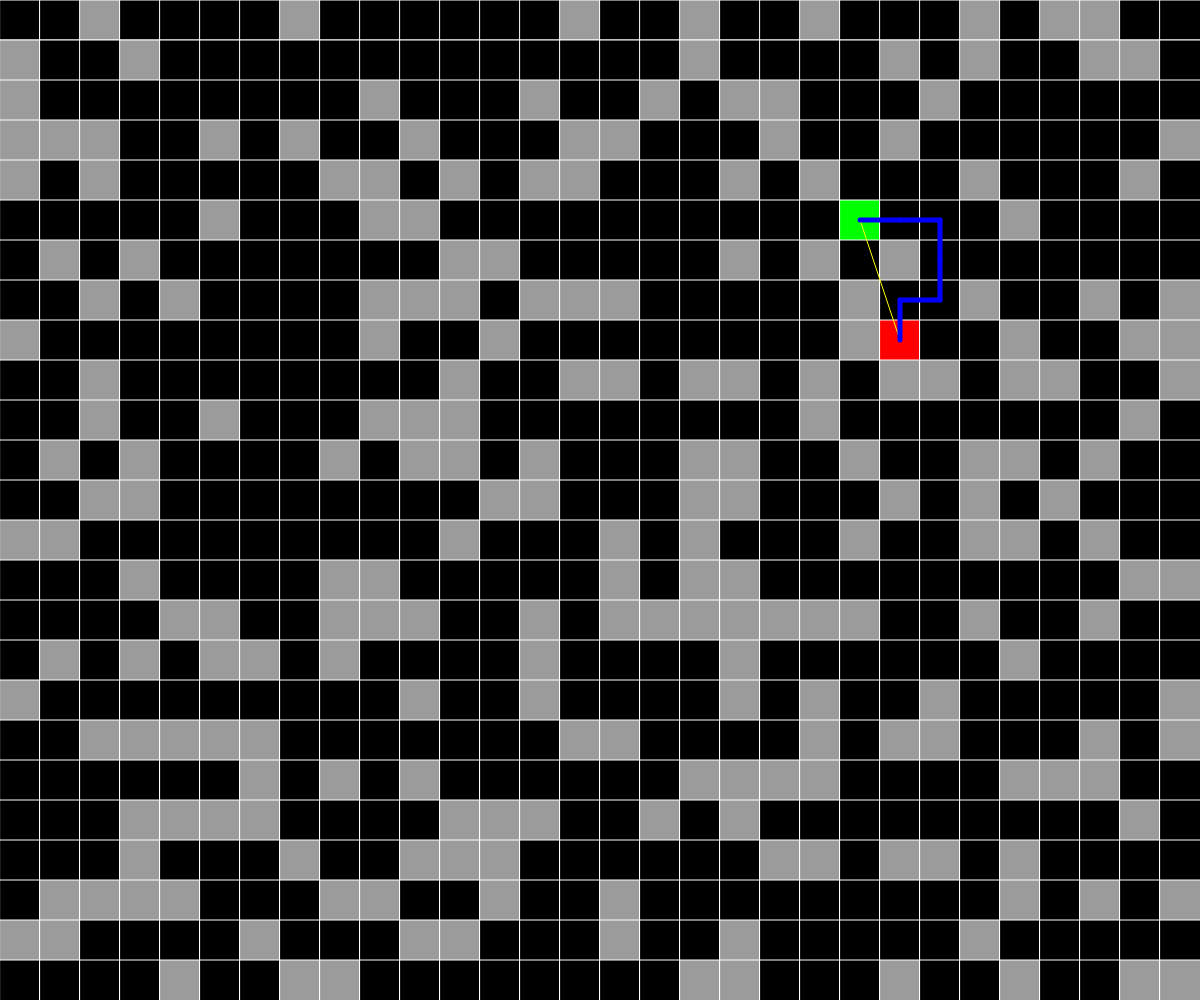
Frame 1 (no input)
Frame 60 (no input): identical to frame 1, image omitted
Frame 120 (the mouse pressed at the canvas centre since frame 60): identical to frame 1, image omitted

The p5.js sketch that drew this single still picture (run headless with seeded random() and noise() and a simulated clock; from frame 60 on, the mouse is pressed at the canvas centre):

// p5.js sketch
// ── sketch.js
var GRID;
var GRID_CELL_WIDTH = 40;
var GRID_CELL_HEIGHT = 40;
var GRID_WIDTH, GRID_HEIGHT;
var targetPosition, agentStartPosition;
var OBSTACLE_PERCENTAGE = 0.3; //chance of a cell being an obstacle...
var obstacles = [];

function setup() {
    createCanvas(window.innerWidth, window.innerHeight);
	initGrid();
    background(0);
	stroke(255);
	noFill();
	renderGrid();
	resultNode = AStar(new SearchNode(agentStartPosition.x, agentStartPosition.y,null), new SearchNode(targetPosition.x, targetPosition.y, null));	
	if(resultNode != false) {
		result = resultNode.getPath();
		console.log(result);
		stroke(0 , 0, 255);
		strokeWeight(5);
		for(var i = 1; i < result.length; i++) {
			var startX = result[i - 1].x * GRID_CELL_WIDTH + Math.round((GRID_CELL_WIDTH/2));
			var startY = result[i - 1].y * GRID_CELL_HEIGHT + Math.round((GRID_CELL_HEIGHT/2));
			var endX = result[i].x * GRID_CELL_WIDTH + Math.round((GRID_CELL_WIDTH/2));
			var endY = result[i].y * GRID_CELL_HEIGHT + Math.round((GRID_CELL_HEIGHT/2));
			line(startX, startY, endX, endY);
		}
	} else {
		textAlign(CENTER);
		textSize(32);
		fill(200, 0, 0);
		text("NO PATH FOUND", width / 2, height / 2);
	}

}

function draw() {
}


function initGrid() {
	GRID_WIDTH = Math.floor(width / GRID_CELL_WIDTH);
	GRID_HEIGHT = Math.floor(height / GRID_CELL_HEIGHT);
	
	//set up the start point
	agentStartPosition = createVector(Math.floor(random(0, GRID_WIDTH)), Math.floor(random(0, GRID_HEIGHT)));
	//set up the target
	targetPosition = createVector(Math.floor(random(0, GRID_WIDTH)), Math.floor(random(0, GRID_HEIGHT)));
	//init x dimension
	GRID = new Array(GRID_WIDTH);
	for(var x=0; x < GRID_WIDTH; x++) {
		GRID[x] = new Array(GRID_HEIGHT);
		for(var y = 0; y < GRID_HEIGHT; y++) {
			if(!(x == agentStartPosition.x && y == agentStartPosition.y) && 
			!(x == targetPosition.x && y == targetPosition.y) && 
			random(0, 1) < OBSTACLE_PERCENTAGE) {
				GRID[x][y] = true;
			}
		}
	}
}

function AStar(startPos, goalPos) {
	var closedSet = [];
	var openSet = [startPos];
	var currentNode;
	while(openSet.length > 0) {
		openSet.sort(function (a, b) {
			return a.getScore() - b.getScore();
		});

		currentNode = openSet.shift();

		//test if this is the goal node ...
		if(currentNode.getX() == goalPos.getX() && currentNode.getY() == goalPos.getY()) {
			return currentNode;
		}

		closedSet.push(currentNode);
		var actions = getActions(currentNode, goalPos).filter( function(node) {
			//TODO: this is massivly inefficient ... maybe fix with hashmap
			for(var i = 0; i < closedSet.length; i++) {
				if(closedSet[i].getX() == node.getX() && closedSet[i].getY() == node.getY()) {
					return false;
				}
			}
			return true;
		}).filter( function (node) {
			for(var i = 0; i < openSet.length; i++) {
				if(openSet[i].getX() == node.getX() && openSet[i].getY() == node.getY()) {
					return false;
				}
			}
			return true;	
		});

		openSet = openSet.concat(actions);
	}

	return false;
}

function renderGrid() {
	for(var x = 0; x < GRID_WIDTH; x++) {
		for(var y = 0; y < GRID_HEIGHT; y++) {
			var xStart = GRID_CELL_WIDTH * x;
			var yStart = GRID_CELL_HEIGHT * y;
			var xEnd = xStart + GRID_CELL_WIDTH;
			var yEnd = yStart + GRID_CELL_HEIGHT;
			noFill();
			fill(0);
			if(GRID[x][y] == true) {
				fill(155);
			}
			if(targetPosition.x == x && targetPosition.y == y) {
				fill(255, 0, 0);
			}

			if(agentStartPosition.x == x && agentStartPosition.y == y) {
				fill(0, 255, 0);
			}

			rect(xStart, yStart, xEnd, yEnd);
		}
	}
	calculateDistanceHeuristic(agentStartPosition, targetPosition, true);
}

function SearchNode(x, y, parent) {

	var that = this;

	this.getX = function() {
		return x;
	}

	this.getY = function() {
		return y;
	}

	this.getScore = function() {
		if(parent == null) {
			return calculateDistanceHeuristic(createVector(x, y), targetPosition);
		} else {
			return calculateDistanceHeuristic(createVector(x, y), targetPosition) + that.getDistanceFromParent();
		}
	}

	this.getDistanceFromParent = function() {
		if(parent == null) {
			return 0;
		} else {
			return calculateDistanceHeuristic(createVector(x,y), createVector(parent.getX(), parent.getY())) + parent.getDistanceFromParent();
		}
	}

	this.getPath = function(stack = []) {
		stack.push(createVector(x,y));
		if(parent == null) {
			return stack;
		} else {
			return parent.getPath(stack);
		}
	}

}

function calculateDistanceHeuristic(agentPosition, targetPosition, draw = false) {
	agentAbsolutePosition = createVector((agentPosition.x * GRID_CELL_WIDTH) + Math.round((GRID_CELL_WIDTH/2)),
						(agentPosition.y * GRID_CELL_HEIGHT) + Math.round((GRID_CELL_HEIGHT/2)));
	targetAbsolutePosition = createVector((targetPosition.x * GRID_CELL_WIDTH) + Math.round((GRID_CELL_WIDTH/2)),
						(targetPosition.y * GRID_CELL_HEIGHT) + Math.round((GRID_CELL_HEIGHT/2)));
					var xDiffSquare = Math.pow(agentAbsolutePosition.x - targetAbsolutePosition.x, 2);
					var yDiffSquare = Math.pow(agentAbsolutePosition.y - targetAbsolutePosition.y, 2);

					if(draw) {
						stroke(255, 255, 0);
						line(agentAbsolutePosition.x, agentAbsolutePosition.y, targetAbsolutePosition.x, targetAbsolutePosition.y);
					}
					return Math.sqrt(xDiffSquare + yDiffSquare);
}

function getActions(agentPosition) {
	//actions are simply moves to new cells ...
	var neighbors = [
		createVector(agentPosition.getX() - 1, agentPosition.getY()),
		createVector(agentPosition.getX() + 1, agentPosition.getY()),
		createVector(agentPosition.getX(), agentPosition.getY() - 1),
		createVector(agentPosition.getX(), agentPosition.getY() + 1),
		// createVector(agentPosition.getX() - 1, agentPosition.getY() + 1),
		// createVector(agentPosition.getX() - 1, agentPosition.getY() - 1),
		// createVector(agentPosition.getX() + 1, agentPosition.getY() - 1),
		// createVector(agentPosition.getX() + 1, agentPosition.getY() + 1)
	];

	var moves = [];
	neighbors.forEach(function (e) {
		if(e.x >= 0 && e.y >= 0 && e.x < GRID_WIDTH && e.y < GRID_HEIGHT && GRID[e.x][e.y] != true) {
			var newPos = new SearchNode(e.x, e.y, agentPosition); 
			moves.push(newPos);	
		}

	});
	return moves;
}
